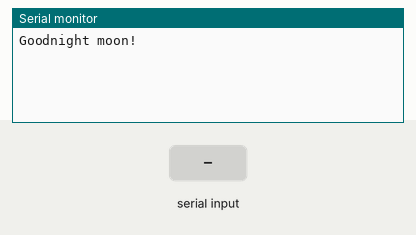
This sketch was run on a simulated Arduino Uno, built with avr-gcc and run on an emulated ATmega328P. On the bench: the last lines printed to the serial monitor. Inputs (shaded band) come from the test bench.

Above: at 1.2 s.
1.3 s: "1" received over the second serial link
At 2.5 s:
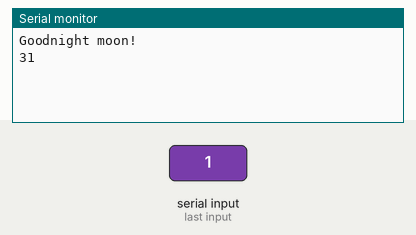
2.8 s: "0" received over the second serial link
At 3.7 s:
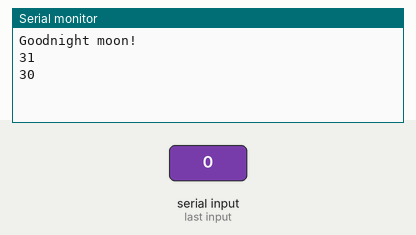
4.3 s: "2" received over the second serial link
At 4.8 s:
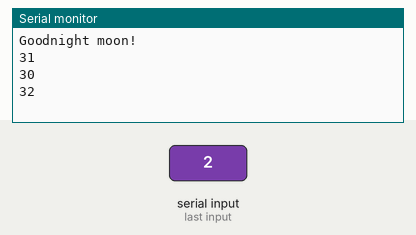

The sketch:

alarm.ino
```cpp
//*
#include <SoftwareSerial.h>

SoftwareSerial mySerial(10,11); // RX, TX

void setup() {
  Serial.begin(4800); // open the serial port at 9600 bps:
  while (!Serial) {
    ; // wait for serial port to connect. Needed for Native USB only
  }
  Serial.println("Goodnight moon!");
  mySerial.begin(4800);
}

void loop() {
if(mySerial.available())
  {
  //char c=mySerial.read();
  Serial.println(mySerial.read(),HEX);
  }
}

/*/

#define FUGPS_DEBUG

#include <NeoSWSerial.h>
#include <FuGPS.h>

NeoSWSerial in(10,11);
FuGPS fuGPS(in);

volatile uint32_t newlines = 0UL;
bool gpsAlive = false;

static void handleRxChar( uint8_t c )
  {
  Serial.print(c);
  if (c == '\n')
    newlines++;
  }

void setup() {
  Serial.begin(9600); // open the serial port at 9600 bps:
  while (!Serial) {
    ; // wait for serial port to connect. Needed for Native USB only
  }
  Serial.println("Goodnight moon!");
  in.begin(9600);
//  in.attachInterrupt( handleRxChar );
  //fuGPS.sendCommand(FUGPS_PMTK_SET_NMEA_BAUDRATE_9600);
  //fuGPS.sendCommand(FUGPS_PMTK_API_SET_NMEA_OUTPUT_RMCGGA);
}
char _currentBuff[100];
int _bufferIndex=0;

void loop() {
   if (in.available())
    {
        char c = in.read();
        _currentBuff[_bufferIndex]=c;
        if(_bufferIndex==99)
          {
          Serial.print(_currentBuff);
          _bufferIndex=0;
          }
         else
         {
          _bufferIndex++;
         }
    }

if (fuGPS.read())
    {
        byte tokenIdx = 0;
        while (const char * token = fuGPS.getField(tokenIdx++))
        {
            Serial.print("Token [" + String(tokenIdx) + "]: ");
            Serial.println(token);
        }
        Serial.println();
    }
  if (fuGPS.isAlive() == false)
  {
      if (gpsAlive == true)
      {
          gpsAlive = false;
          Serial.println("GPS module not responding with valid data.");
          Serial.println("Check wiring or restart.");
      }
  }

}
//*/
```

Measured:
- after the input at 1.3 s, the serial monitor: prints a new line at once (image 1)
- after the input at 2.8 s, the serial monitor: prints a new line at once (image 2)
- after the input at 4.3 s, the serial monitor: prints a new line at once (image 3)
